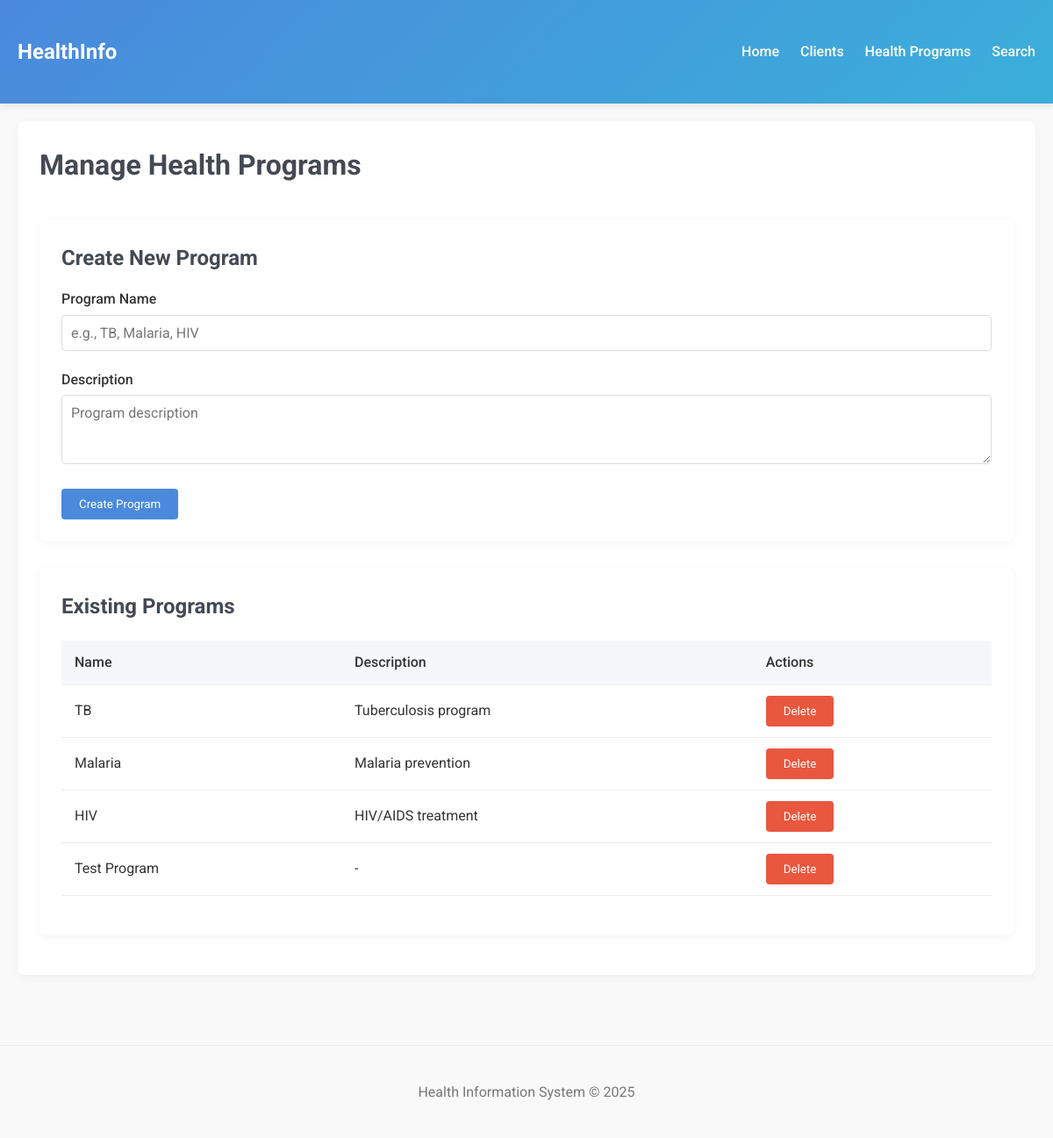
Before: /programs with the older database file.
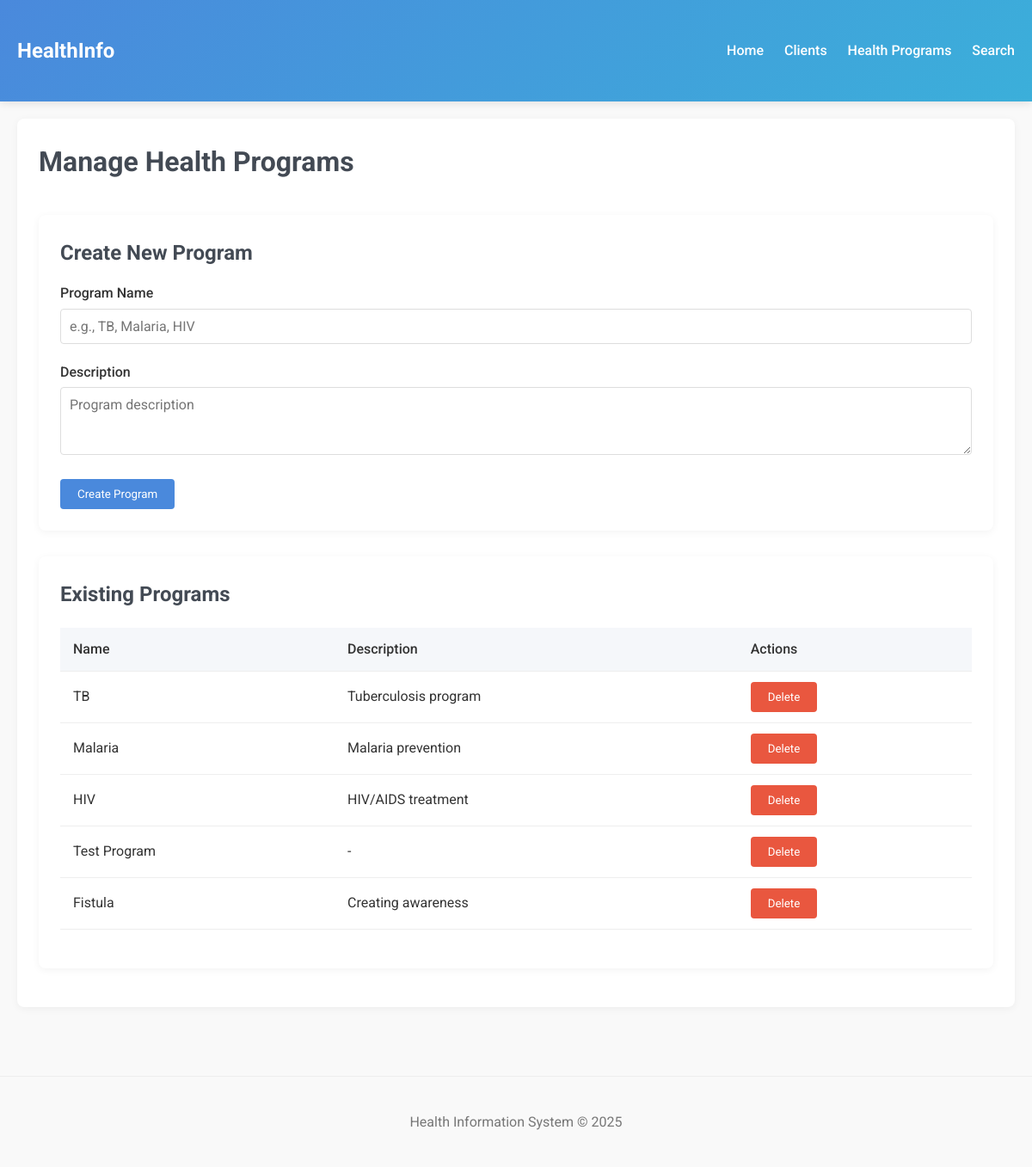
After: the same page with the newer database file.
### app/models.py (models this page shows, shortened)
class HealthProgram(db.Model):
    id = db.Column(db.Integer, primary_key=True)
    name = db.Column(db.String(100), unique=True, nullable=False)
    description = db.Column(db.Text)

### app/routes.py (the view, shortened to what this page needs)
@main.route('/programs', methods=['GET', 'POST'])
def manage_programs():
    programs = HealthProgram.query.all()
    return render_template('programs/manage.html', programs=programs)

### app/templates/programs/manage.html (shortened to what this page needs)
{% extends "base.html" %}
{% block content %}
<div class="card">
    <div style="display: flex; justify-content: space-between; align-items: center; margin-bottom: 20px;">
        <h1>Manage Health Programs</h1>
    </div>
    <div class="card" style="margin-bottom: 30px;">
        <h2>Create New Program</h2>
        <form method="POST">
            <div class="form-group">
                <label for="name">Program Name</label>
                <input type="text" id="name" name="name" required class="form-control" placeholder="e.g., TB, Malaria, HIV">
            </div>
            <div class="form-group">
                <label for="description">Description</label>
                <textarea id="description" name="description" class="form-control" rows="3" placeholder="Program description"></textarea>
            </div>
            <button type="submit" class="btn">Create Program</button>
        </form>
    </div>
    <div class="card">
        <h2>Existing Programs</h2>
        {% if programs %}
        <table>
            <thead>
                <tr>
                    <th>Name</th>
                    <th>Description</th>
                    <th>Actions</th>
                </tr>
            </thead>
            <tbody>
                {% for program in programs %}
                <tr>
                    <td>{{ program.name }}</td>
                    <td>{{ program.description or '-' }}</td>
                    <td>
                        <form method="POST" action="{{ url_for('main.delete_program', program_id=program.id) }}" style="display: inline;">
                            <button type="submit" class="btn btn-danger"
                                    onclick="return confirm('Are you sure you want to delete {{ program.name }}? This cannot be undone.')">
                                Delete
                            </button>
                        </form>
                    </td>
                </tr>
                {% endfor %}
            </tbody>
        </table>
        {% else %}
        <p>No health programs have been created yet.</p>
        {% endif %}
    </div>
</div>
{% endblock %}

Changed rows visible on the page:
added HealthProgram: name "Fistula", description "Creating awareness"
